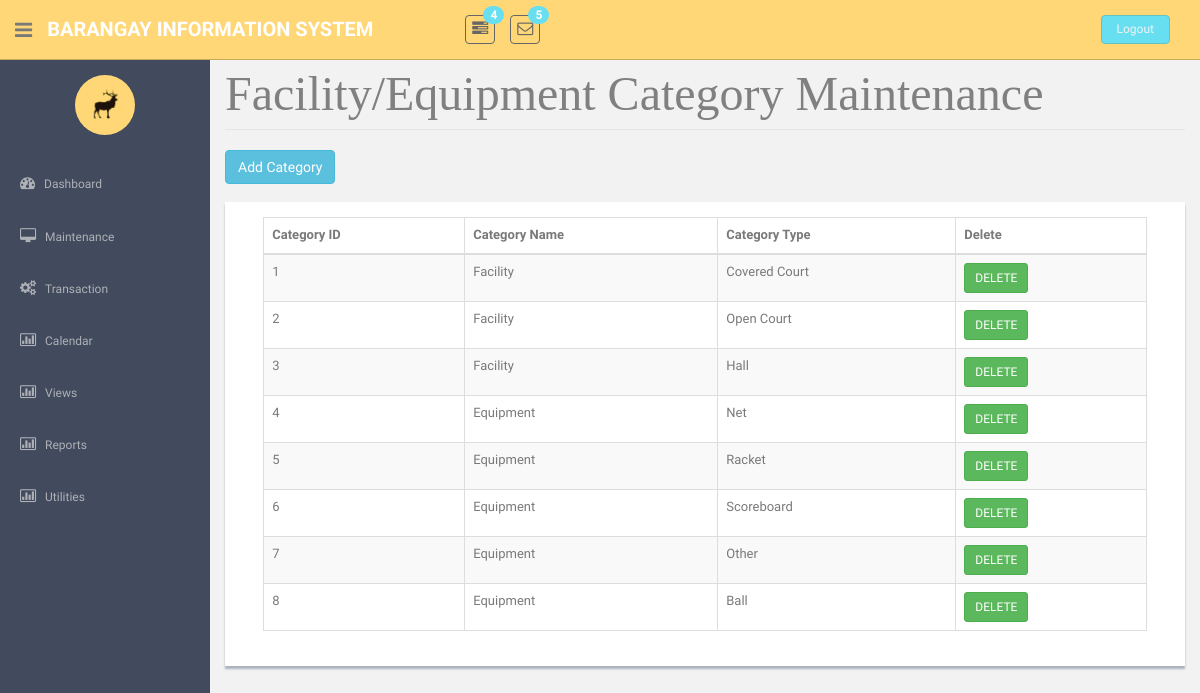
The app's page /EquipmentCat.php with its own data.
### tables this page shows
CREATE TABLE `tblcategory` (
  `strCategoryCode` int(25) NOT NULL,
  `strCategoryDesc` varchar(45) NOT NULL,
  `strCategoryType` varchar(45) NOT NULL
);

### EquipmentCat.php (the view, shortened to what this page needs)
<!DOCTYPE html>
          <?php require('header.php');?>
    <?php require('sidebar.php');?>
      <section id="main-content">
          <section class="wrapper site-min-height">		<form method = POST>
<legend ><font face = "cambria" size = 8 color = "grey"> Facility/Equipment Category Maintenance </font></legend>
                               <form method = POST>
	 <input type="button" class="btn btn-info" name = "btnEdit1" id = "btnEdit1" value = "Add Category" data-toggle="modal" data-target="#myModala">
<center>
<br><div class = "showback">
					 <table   class="table table-striped table-bordered table-hover"  border = '2' style = 'width:95%'>
					<thead>
					<tr>
										<th>Category ID</th>
					<th>Category Name</th>
					<th>Category Type</th>
					<th>Delete</th>
					</tr>
					</thead>
					<tbody>
					<?php
					require('connection.php');
				$sql = "select * from tblCategory ";
				$query = mysqli_query($con, $sql);
				if(mysqli_num_rows($query) > 0){
					while($row = mysqli_fetch_object($query)){?>
					<tr> <td><?php echo $row->strCategoryCode?></td>
					<td><?php echo $row->strCategoryDesc?></td>
					<td><?php echo $row->strCategoryType?></td>
					<td><button class ="btn btn-success btn-sm" type = submit name = "del" value =<?php echo $row->strCategoryCode?>>DELETE</button></td>
				<?php }}
				if(isset($_POST['del'])){
					$a = $_POST['del'];
					mysqli_query($con,"Delete From tblCategory where strCategoryCode = '$a'");
					echo "<script>alert('Successful!');
					window.location ='EquipmentCat.php';</script>";
				}				?></tbody>
				</table>
</center>
</form>
		</section><! --/wrapper -->
      </section>
  </section>
  </body>
</html>

### header.php (shortened to what this page needs)
<html lang="en">
  <head>
    <link href="assets/css/bootstrap.css" rel="stylesheet">
    <link href="assets/font-awesome/css/font-awesome.css" rel="stylesheet" />
    <link href="assets/css/style.css" rel="stylesheet">
    <link href="assets/css/style-responsive.css" rel="stylesheet">
  </head>
  <body>
  <section id="container" >
      <header class="header black-bg">
              <div class="sidebar-toggle-box">
                  <div class="fa fa-bars tooltips" data-placement="right" data-original-title="Toggle Navigation"></div>
              </div>
            <a href="index.html" class="logo"><b>Barangay Information System</b></a>
            <div class="nav notify-row" id="top_menu">
                <ul class="nav top-menu">
                    <li class="dropdown">
                        <a data-toggle="dropdown" class="dropdown-toggle" href="index.html#">
                            <i class="fa fa-tasks"></i>
                            <span class="badge bg-theme">4</span>
                        </a>
                    </li>
                    <li id="header_inbox_bar" class="dropdown">
                        <a data-toggle="dropdown" class="dropdown-toggle" href="index.html#">
                            <i class="fa fa-envelope-o"></i>
                            <span class="badge bg-theme">5</span>
                        </a>
                    </li>
                </ul>
            </div>
            <div class="top-menu">
            	<ul class="nav pull-right top-menu">
                    <li><a class="logout" href="login.html">Logout</a></li>
            	</ul>
            </div>
        </header>

### sidebar.php (shortened to what this page needs)
<aside>
    <div id="sidebar"  class="nav-collapse ">
        <ul class="sidebar-menu" id="nav-accordion">
        	  <p class="centered"><a href="profile.html"><img src="assets/img/ui-sam.jpg" class="img-circle" width="60"></a></p>
            <li class="mt">
                <a href="news.php">
                    <i class="fa fa-dashboard"></i>
                    <span>Dashboard</span>
                </a>
            </li>
            <li class="sub-menu">
                <a href="javascript:;" >
                    <i class="fa fa-desktop"></i>
                    <span>Maintenance</span>
                </a>
            </li>
            <li class="sub-menu">
                <a href="validitycheck.php" >
                    <i class="fa fa-cogs"></i>
                    <span>Transaction</span>
                </a>
            </li>
 <li class="sub-menu">
                <a href="viewCalendar.php" >
                    <i class="fa fa-bar-chart-o"></i>
                    <span>Calendar</span>
                </a>
            </li>
<li class="sub-menu">
                <a href="javascript:;" >
                    <i class="fa fa-bar-chart-o"></i>
                    <span>Views</span>
                </a>
            </li>
            <li class="sub-menu">
                <a href="javascript:;" >
                    <i class="fa fa-bar-chart-o"></i>
                    <span>Reports</span>
                </a>
            </li>
<li class="sub-menu">
                <a href="#" >
                    <i class="fa fa-bar-chart-o"></i>
                    <span>Utilities</span>
                </a>
            </li>
        </ul>
    </div>
</aside>

### assets/css/style.css (style rules this page uses)
body { color: #797979; background: #f2f2f2; font-family: 'Ruda', sans-serif; padding: 0px !important; margin: 0px !important; font-size:13px; }
ul li { list-style: none; }
a, a:hover, a:focus { text-decoration: none; outline: none; }
#container { width: 100%; height: 100%; }
.bg-theme { background-color: #68dff0; }
.centered { text-align: center; }
.mt { margin-top: 25px; }
ul.top-menu > li > .logout { color: #f2f2f2; font-size: 12px; border-radius: 4px; -webkit-border-radius: 4px; border: 1px solid #64c3c2 !important; padding: 5px 15px; margin-right: 15px; background: #68dff0; margin-top: 15px; }
#sidebar { width: 210px; height: 100%; position: fixed; background: #424a5d; }
#sidebar ul li { position: relative; }
ul.sidebar-menu , ul.sidebar-menu li ul.sub { margin: -2px 0 0; padding: 0; }
ul.sidebar-menu { margin-top: 75px; }
ul.sidebar-menu li { margin-bottom: 5px; margin-left:10px; margin-right:10px; }
ul.sidebar-menu li.sub-menu { line-height: 15px; }
ul.sidebar-menu li a span { display: inline-block; }
ul.sidebar-menu li a { color: #aeb2b7; text-decoration: none; display: block; padding: 15px 0 15px 10px; font-size: 12px; outline: none; -webkit-transition: all 0.3s ease; -moz-transition: all 0.3s ease; -o-transition: all 0.3s ease; -ms-transition: all 0.3s ease; transition: all 0.3s ease; }
ul.sidebar-menu li a i { font-size: 15px; padding-right: 6px; }
#main-content { margin-left: 210px; }
.header, .footer { min-height: 60px; padding: 0 15px; }
.header { position: fixed; left: 0; right: 0; z-index: 1002; }
.black-bg { background: #ffd777; border-bottom: 1px solid #c9aa5f; }
.wrapper { display: inline-block; margin-top: 60px; padding-left: 15px; padding-right: 15px; padding-bottom: 15px; padding-top: 0px; width: 100%; }
a.logo { font-size: 20px; color: #ffffff; float: left; margin-top: 15px; text-transform: uppercase; }
a.logo b { font-weight: 900; }
#top_menu .nav > li, ul.top-menu > li { float: left; }
.notify-row { float: left; margin-top: 15px; margin-left: 92px; }
ul.top-menu > li > a { color: #666666; font-size: 16px; border-radius: 4px; -webkit-border-radius: 4px; border:1px solid #666666 !important; padding: 2px 6px; margin-right: 15px; }
.notify-row .badge { position: absolute; right: -10px; top: -10px; z-index: 100; }
.sidebar-toggle-box { float: left; padding-right: 15px; margin-top: 20px; }
.sidebar-toggle-box .fa-bars { cursor: pointer; display: inline-block; font-size: 20px; }
.showback { background: #ffffff; padding: 15px; margin-bottom: 15px; box-shadow: 0px 3px 2px #aab2bd; }
.site-min-height { min-height: 900px; }

### records on screen
tblcategory: strCategoryCode "1", strCategoryDesc "Facility", strCategoryType "Covered Court"
tblcategory: strCategoryCode "2", strCategoryDesc "Facility", strCategoryType "Open Court"
tblcategory: strCategoryCode "3", strCategoryDesc "Facility", strCategoryType "Hall"
tblcategory: strCategoryCode "4", strCategoryDesc "Equipment", strCategoryType "Net"
tblcategory: strCategoryCode "5", strCategoryDesc "Equipment", strCategoryType "Racket"
tblcategory: strCategoryCode "6", strCategoryDesc "Equipment", strCategoryType "Scoreboard"
tblcategory: strCategoryCode "7", strCategoryDesc "Equipment", strCategoryType "Other"
tblcategory: strCategoryCode "8", strCategoryDesc "Equipment", strCategoryType "Ball"
